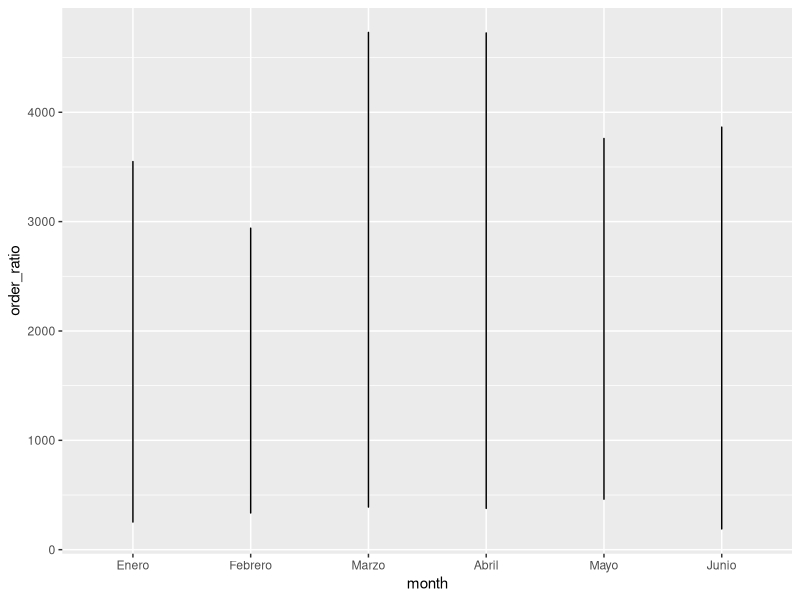
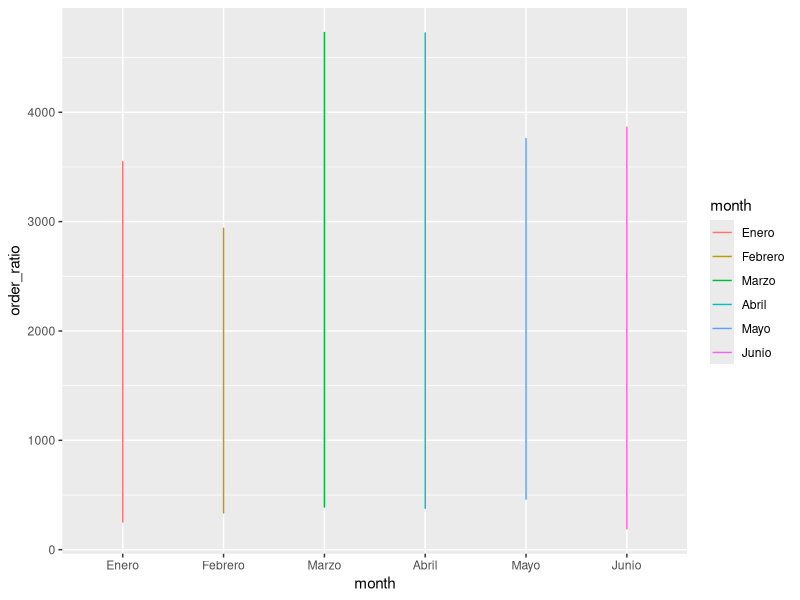
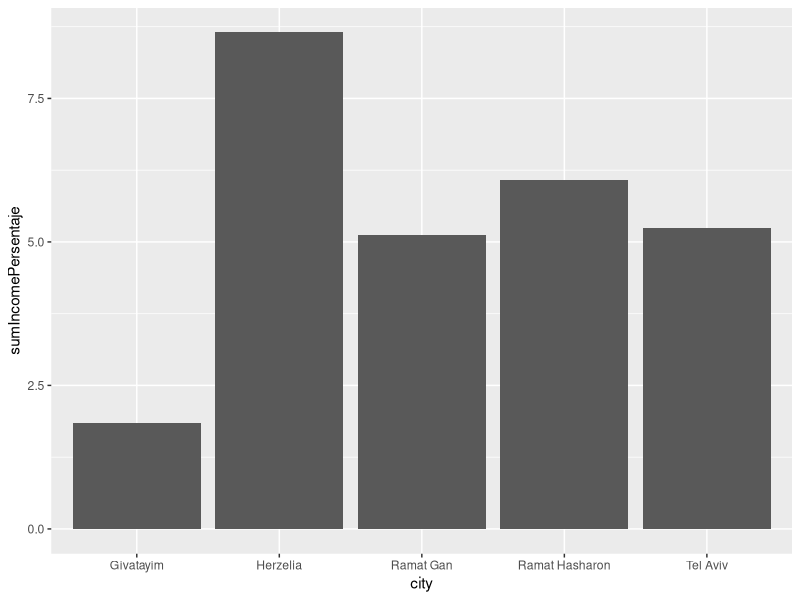
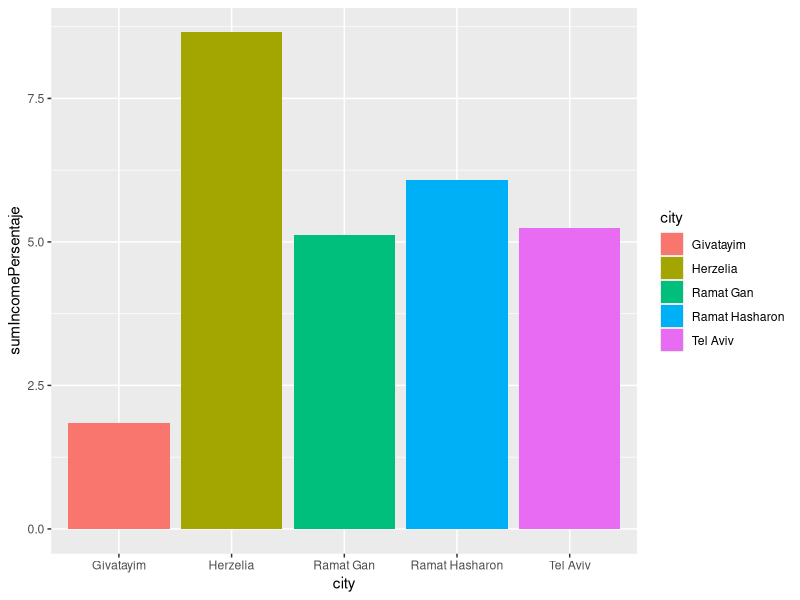
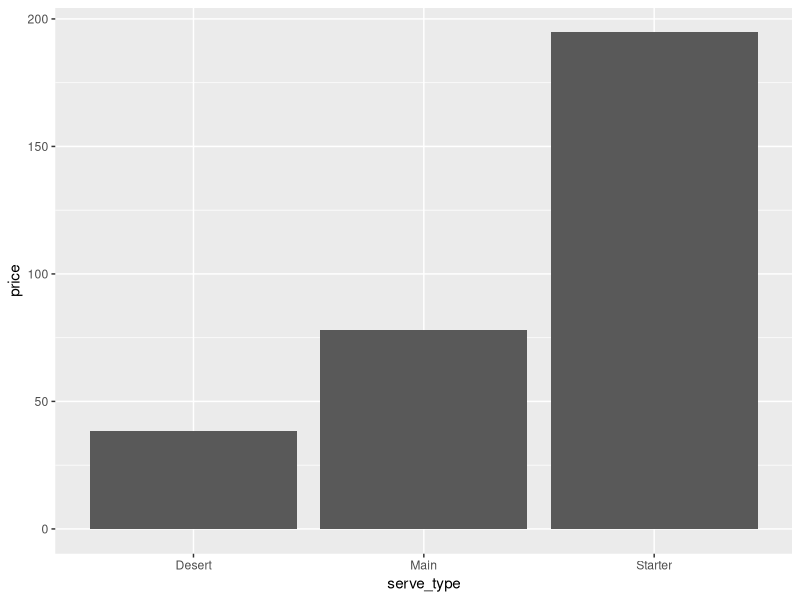
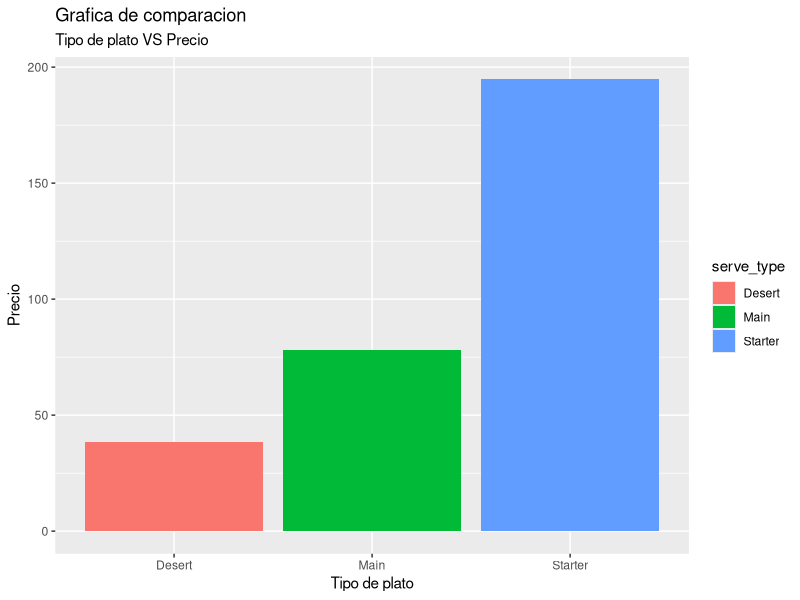
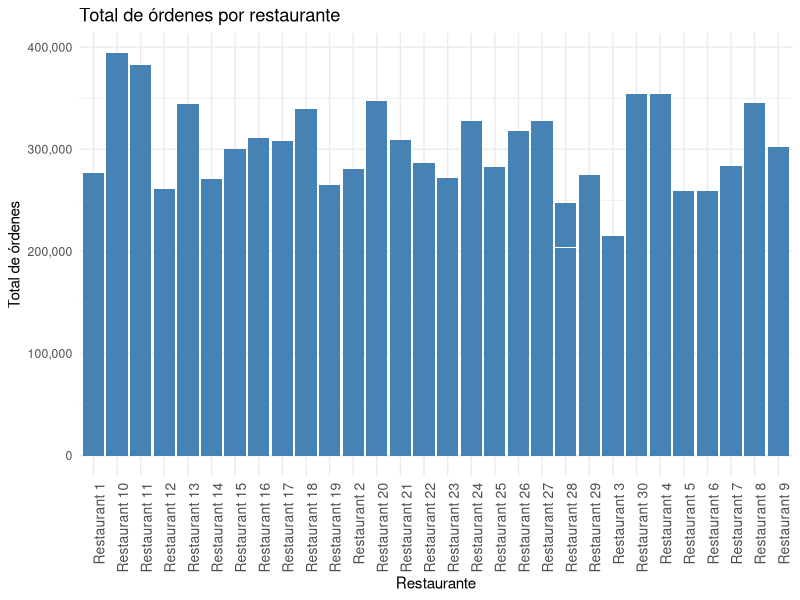
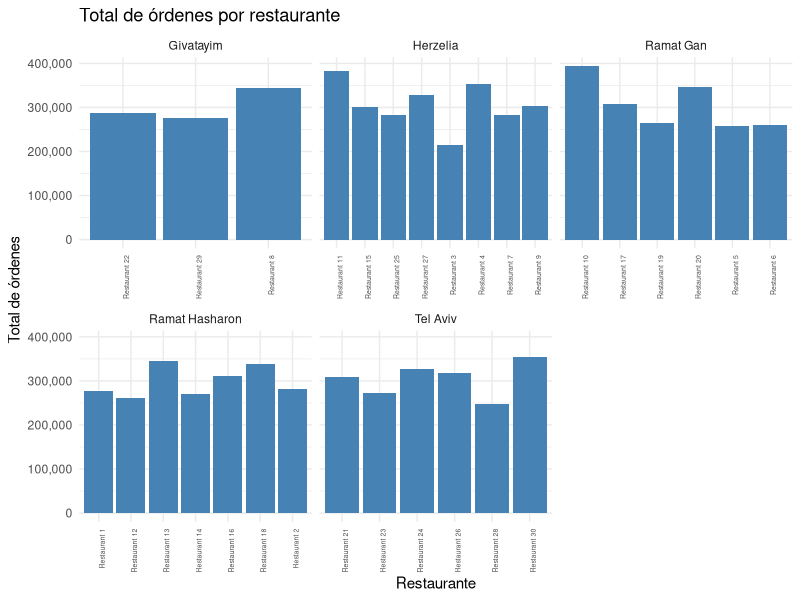

These charts were generated, in order, by the following R code:
## ---- chunk 1
# 1.1
library(tidyverse)
library(dplyr)
library(ggplot2)

# 1.2 Lectura de archivos .csv y almacenar en variables
cities <- read_csv("./Dataset/cities.csv")
meal_types <- read_csv("./Dataset/meal_types.csv")
meals <- read_csv("./Dataset/meals.csv")
members <- read_csv("./Dataset/members.csv")
monthly_member_totals <- read_csv("./Dataset/monthly_member_totals.csv")
order_details <- read_csv("./Dataset/order_details.csv")
orders <- read_csv("./Dataset/orders.csv")
restaurant_types <- read_csv("./Dataset/restaurant_types.csv")
restaurants <- read_csv("./Dataset/restaurants.csv")
serve_types <- read_csv("./Dataset/serve_types.csv")

#1.3 Imprimir el contenido de la variable
print(cities)
print(meal_types)
print(meals)
print(members)
print(monthly_member_totals)
print(order_details)
print(orders)
print(restaurant_types)
print(restaurants)
print(serve_types)


## ---- chunk 2

# 1.4 usar head() y str() para cada variable
head(cities)
str(cities)

head(meal_types)
str(meal_types)

head(meals)
str(meals)

head(members)
str(members)

head(monthly_member_totals)
str(monthly_member_totals)

head(order_details)
str(order_details)

head(orders)
str(orders)

head(restaurant_types)
str(restaurant_types)

head(restaurants)
str(restaurants)

head(serve_types)
str(serve_types)
## ---- chunk 3
# 2.1 Transformar la columna sex a un factor y renombre los niveles "F" y "M" por "Femenino" y "Masculino".
members$sex <- factor(members$sex)
levels(members$sex) <- c("Femenino", "Masculino")
print(members)

# 2.2 Transformar la columna hot_cold a un factor y aplique un ordenamiento donde "cold" es menor que "hot". 
meals$hot_cold <- factor(meals$hot_cold, levels = c("Cold", "Hot"), ordered = TRUE)
print(meals$hot_cold[1] < meals$hot_cold[2]) # Imprime TRUE imdica que COLD  es menor que HOT

# 2.3 Transforme la columna sex a un factor y renombre los niveles "F" y "M" por "Femenino" y "Masculino", haga lo 
#mismo con la columna month y renombre los niveles "1", "2", "3", "4" y "5" por "Enero", "Febrero", "Marzo", "Abril" y "Mayo"
monthly_member_totals$sex <- factor(monthly_member_totals$sex)
levels(monthly_member_totals$sex) <- c("Femenino", "Masculino")

monthly_member_totals$month <- factor(monthly_member_totals$month)
levels(monthly_member_totals$month) <- c("Enero", "Febrero", "Marzo", "Abril", "Mayo", "Junio")

monthly_member_totals <- monthly_member_totals %>%
        mutate(order_ratio = order_count * meals_count)

# 2.4 imprimir
print(monthly_member_totals)
## ---- chunk 4
library(ggplot2)

# 3.1 3.1 Utilice ggplot para hacer una gráfica lineal. Tome de referencia la variable creada en el inciso 2.3 (eje y) versus la variable month (eje x).
ggplot(monthly_member_totals, aes(x = month, y = order_ratio)) + geom_line()

# 3.2 Utilice la variable month para definir un color distinto en la estética de la gráfica.
ggplot(monthly_member_totals, aes(x = month, y = order_ratio, color = month)) + geom_line()
## ---- chunk 5
options(tibble.print_max = Inf, tibble.print_min = Inf)  # Muestra todas las filas
# 3.3 USar Cities, members, orders, restaurants

# 3.4 Utilice la función inner-join y construya las relaciones 
data_merge <- orders %>%
  inner_join(members, by = c("member_id" = "id")) %>%
  inner_join(cities, by = c("city_id" = "id")) %>%
  inner_join(restaurants, by = c("restaurant_id" = "id"), suffix = c("_MEMBER", "_RESTAURANT"))  %>%
  inner_join(cities, by = c("city_id_RESTAURANT" = "id"), suffix = c("_MEMBER", "_RESTAURANT"))

# 3.5 Use la función select en la variable creada anteriormente 
select_data <- data_merge %>%
  select(
    first_name, surname, sex, email, city_MEMBER,
    date, hour, total_order, restaurant_name, city_RESTAURANT
 )

# 3.6 Cree un ordenamiento ascendente para el campo total_order
sorted_data <- select_data %>%
  arrange(total_order)
# 3.7 Imprimir resultadp
print(sorted_data) #write_csv(sorted_data, "datos_ordenados.csv")
## ---- chunk 6
#3.8
#3.9 Utilice la función inner-join y construya las relaciones correspondientes, agregue sufijos
meals_info <- meals %>%
        inner_join(serve_types, by = c("serve_type_id" = "id")) %>%
        inner_join(meal_types, by = c("meal_type_id" = "id")) %>%
        inner_join(restaurants, by = c("restaurant_id" = "id")) %>%
        inner_join(cities, by = c("city_id" = "id")) %>%
        inner_join(restaurant_types, by = c("restaurant_type_id" = "id"))
# 3.10 Use la función select en la variable creada anteriormente 
meals_info_selected <- meals_info %>%
        select(restaurant_name, city, restaurant_type, income_persentage, serve_type, meal_type, meal_name, price)

# 3.11 Use la función count en la variable creada para el conteo de 'meal_type'
count_by_meal_type <- meals_info_selected %>%
        count(meal_type)

# 3.12 Imprimir resultado
print(count_by_meal_type)
## ---- chunk 7
# 3.13 Use la función group_by en 'city' luego summarize en 'income_persentage'
sum_income_persentaje <- meals_info_selected %>%
        group_by(city) %>%
        summarize(sumIncomePersentaje = sum(income_persentage))

# 3.14 imprimir resultado
print(sum_income_persentaje)

# 3.15 Grafico de barre 'city' en Eje X y 'sumIncomePersentaje' en Eje Y
ggplot(sum_income_persentaje, aes(x = city, y = sumIncomePersentaje)) + geom_col()

# 3.16 Utilice la variable city para definir un colro
ggplot(sum_income_persentaje, aes(x = city, y = sumIncomePersentaje, fill = city)) + geom_col()
## ---- chunk 8
# 3.17 y 3.18 Use la función filter 
meals_info_filtered <- meals_info_selected %>%
        filter(meal_type == "Vegan" | meal_type == "Chicken", restaurant_name == "Restaurant 2", price > 30)

# 3.19  Construir un gráfico de barras, use serve_type para el eje x y price para el eje y. 
ggplot(meals_info_filtered, aes(x = serve_type, y = price)) + geom_col()

# 3.20 Utilizar la función 'labs' para agregar un título, un subtítulo y etiquetas al eje x y y
ggplot(meals_info_filtered, aes(x = serve_type, y = price, fill = serve_type)) + geom_col() + labs(x = "Tipo de plato", y = "Precio", title = "Grafica de comparacion", subtitle = "Tipo de plato VS Precio")
## ---- chunk 9
# 3.22 Utilice la función inner-join y construya las relaciones correspondientes,
data_join_3_22 <- orders %>%
  inner_join(order_details, by = c("id" = "order_id"),suffix = c("", "_ORDER_DETAIL")) %>%
  inner_join(meals, by = c("meal_id" = "id"),suffix = c("_ORDERS", "_MEALS")) %>%
  inner_join(meal_types, by = c("meal_type_id" = "id")) %>%
  inner_join(serve_types, by = c("serve_type_id" = "id")) %>%
  inner_join(restaurants, by = c("restaurant_id_MEALS" = "id"),suffix = c("_ORDERS", "_MEALS")) %>%
  inner_join(restaurant_types, by = c("restaurant_type_id" = "id")) %>%
  inner_join(cities, by = c("city_id" = "id"))
#print(data_join_3_22) 
# 3.23  Use la función select en la variable creada anteriormente para presentar los siguientes campos
select_data_3_22 <- data_join_3_22 %>%
  select(
    restaurant_name , city, restaurant_type, income_persentage, serve_type, meal_type, 
    meal_name, price, date, hour, total_order, id_ORDER_DETAIL
 ) 

# 3.24  3.25  Aplique group_by para agrupar por city, restaurant_name, meal_name y luego summarise para obtener la #sumatoria de total_order y asigne la etiqueta totals
grouped_data_3_22 <- select_data_3_22 %>%
  group_by(city, restaurant_name, meal_name) %>%
  summarise(totals = sum(total_order, na.rm = TRUE),
    .groups = "drop")

# 3.26 Imprimir resuotado
print(grouped_data_3_22)

# 3.27 Construye una gráfica de barras restaurant_name en el eje x y totals en el eje y.
ggplot(grouped_data_3_22, aes(x = restaurant_name, y = totals)) +
  geom_bar(stat = "identity", fill = "steelblue") +
  theme_minimal() +
  labs(title = "Total de órdenes por restaurante", x = "Restaurante", y = "Total de órdenes") +
  scale_y_continuous(labels = scales::comma) +  # Formato de números en el eje Y
  theme(
    axis.text.x = element_text(angle = 90, hjust = 1, size = 10), # nombres a 90 grados

  )
# 3.28 aplica faceting tomando de referencia la variable 'city'.
ggplot(grouped_data_3_22, aes(x = restaurant_name, y = totals)) +
  geom_bar(stat = "identity", fill = "steelblue") +
  theme_minimal() +
  labs(title = "Total de órdenes por restaurante", x = "Restaurante", y = "Total de órdenes") +
  scale_y_continuous(labels = scales::comma) +  # Formato de números en el eje Y
  facet_wrap(~ city, scales = "free_x") +
  theme(
    axis.text.x = element_text(angle =90, hjust = 1, size = 5), # nombres a 90 grados

  )
